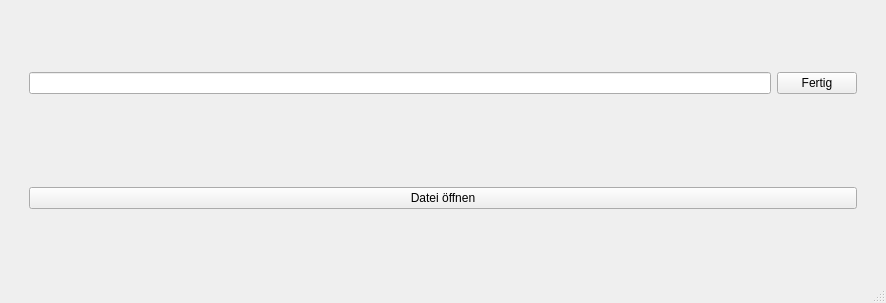
<?xml version="1.0" encoding="UTF-8"?>
<ui version="4.0">
 <class>MainWindow</class>
 <widget class="QMainWindow" name="MainWindow">
  <property name="geometry">
   <rect>
    <x>0</x>
    <y>0</y>
    <width>886</width>
    <height>303</height>
   </rect>
  </property>
  <property name="windowTitle">
   <string>MainWindow</string>
  </property>
  <widget class="QWidget" name="centralwidget">
   <layout class="QVBoxLayout" name="verticalLayout">
    <item>
     <spacer name="horizontalSpacer_2">
      <property name="orientation">
       <enum>Qt::Horizontal</enum>
      </property>
      <property name="sizeHint" stdset="0">
       <size>
        <width>40</width>
        <height>20</height>
       </size>
      </property>
     </spacer>
    </item>
    <item>
     <layout class="QHBoxLayout" name="horizontalLayout">
      <item>
       <spacer name="verticalSpacer_3">
        <property name="orientation">
         <enum>Qt::Vertical</enum>
        </property>
        <property name="sizeHint" stdset="0">
         <size>
          <width>20</width>
          <height>40</height>
         </size>
        </property>
       </spacer>
      </item>
      <item>
       <widget class="QLineEdit" name="texteingabe">
        <property name="text">
         <string/>
        </property>
       </widget>
      </item>
      <item>
       <widget class="QPushButton" name="finish_button">
        <property name="text">
         <string>Fertig</string>
        </property>
       </widget>
      </item>
      <item>
       <spacer name="verticalSpacer_4">
        <property name="orientation">
         <enum>Qt::Vertical</enum>
        </property>
        <property name="sizeHint" stdset="0">
         <size>
          <width>20</width>
          <height>40</height>
         </size>
        </property>
       </spacer>
      </item>
     </layout>
    </item>
    <item>
     <layout class="QHBoxLayout" name="horizontalLayout_2">
      <item>
       <spacer name="verticalSpacer">
        <property name="orientation">
         <enum>Qt::Vertical</enum>
        </property>
        <property name="sizeHint" stdset="0">
         <size>
          <width>20</width>
          <height>40</height>
         </size>
        </property>
       </spacer>
      </item>
      <item>
       <widget class="QPushButton" name="open_button">
        <property name="text">
         <string>Datei öffnen</string>
        </property>
       </widget>
      </item>
      <item>
       <spacer name="verticalSpacer_2">
        <property name="orientation">
         <enum>Qt::Vertical</enum>
        </property>
        <property name="sizeHint" stdset="0">
         <size>
          <width>20</width>
          <height>40</height>
         </size>
        </property>
       </spacer>
      </item>
     </layout>
    </item>
    <item>
     <spacer name="horizontalSpacer">
      <property name="orientation">
       <enum>Qt::Horizontal</enum>
      </property>
      <property name="sizeHint" stdset="0">
       <size>
        <width>40</width>
        <height>20</height>
       </size>
      </property>
     </spacer>
    </item>
   </layout>
  </widget>
  <widget class="QMenuBar" name="menubar">
   <property name="geometry">
    <rect>
     <x>0</x>
     <y>0</y>
     <width>886</width>
     <height>38</height>
    </rect>
   </property>
  </widget>
  <widget class="QStatusBar" name="statusbar"/>
 </widget>
 <resources/>
 <connections/>
</ui>
